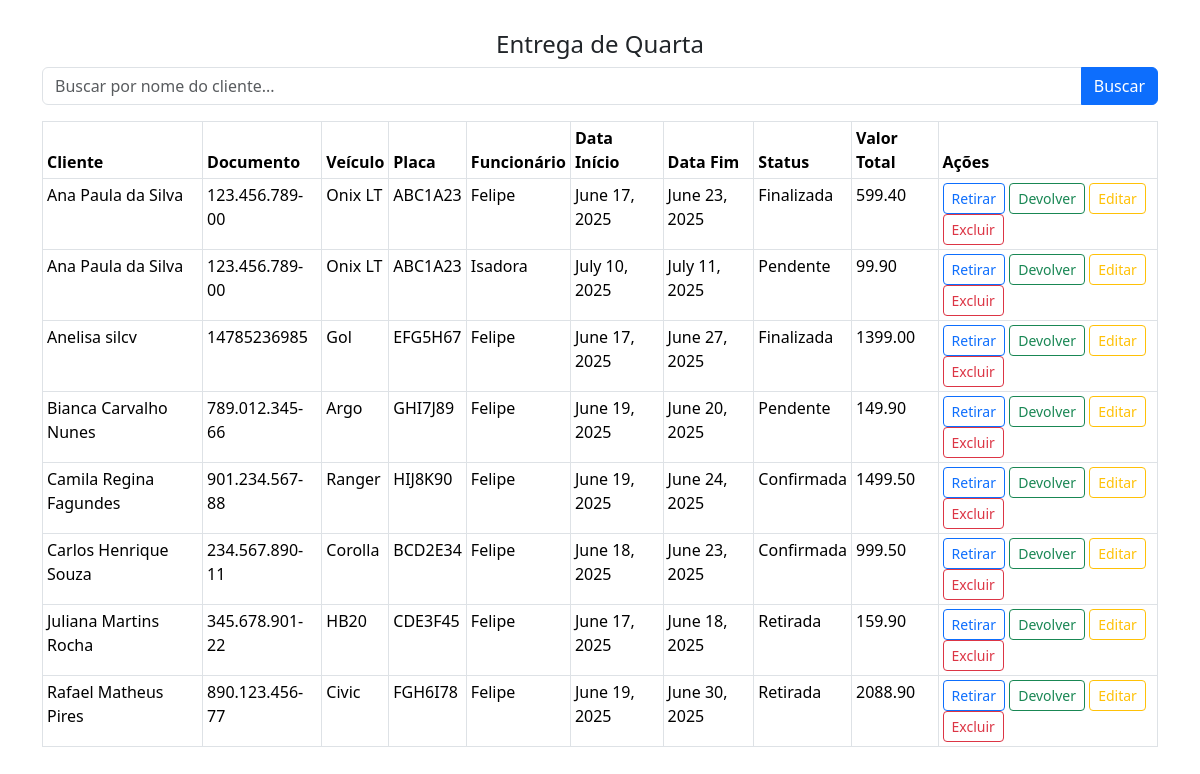
/reservas/entrega-quarta/?ordenar=cliente__nome (signed in), run on the app's committed database.
### reservas/models.py (models this page shows, shortened)
class Reserva(models.Model):
    STATUS_CHOICES = [
        ('confirmada', 'Confirmada'),
        ('pendente', 'Pendente'),
        ('retirada', 'Retirada'),
        ('finalizada', 'Finalizada'),
    ]
    COMBUSTIVEL_CHOICES = [
        ('cheio', 'Cheio'),
        ('3/4', '3/4'),
        ('meio', 'Meio'),
        ('1/4', '1/4'),
        ('quase_vazio', 'Quase vazio'),
        ('vazio', 'Vazio'),
    ]
    cliente = models.ForeignKey(Cliente, on_delete=models.CASCADE)
    veiculo = models.ForeignKey(Veiculo, on_delete=models.CASCADE)
    funcionario = models.ForeignKey(Funcionario, on_delete=models.CASCADE)
    data_inicio = models.DateField()
    data_fim = models.DateField()
    valor_total = models.DecimalField(max_digits=10, decimal_places=2, blank=True, null=True)
    status = models.CharField(max_length=20, choices=STATUS_CHOICES, default='pendente')
    quilometragem_inicial = models.IntegerField(null=True, blank=True)
    nivel_combustivel_inicial = models.CharField(
        max_length=20,
        choices=COMBUSTIVEL_CHOICES,
        null=True,
        blank=True
    )
    observacoes_inicial = models.TextField(null=True, blank=True)
    quilometragem_final = models.IntegerField(null=True, blank=True)
    nivel_combustivel_final = models.CharField(
        max_length=20,
        choices=COMBUSTIVEL_CHOICES,
        null=True,
        blank=True
    )
    observacoes_final = models.TextField(null=True, blank=True)

### clientes/models.py (models this page shows, shortened)
class Cliente(models.Model):
    TIPO_PESSOA = [
        ('CPF', 'Pessoa Física'),
        ('CNPJ', 'Pessoa Jurídica'),
    ]
    tipo_pessoa = models.CharField(max_length=4, choices=TIPO_PESSOA)
    documento = models.CharField(max_length=20, unique=True)
    nome = models.CharField(max_length=100)
    endereco = models.CharField(max_length=200)
    telefone = models.CharField(max_length=20)

### veiculos/models.py (models this page shows, shortened)
class Veiculo(models.Model):
    CATEGORIAS = [
        ('hatch', 'Hatch'),
        ('sedan', 'Sedan'),
        ('suv', 'SUV'),
        ('pickup', 'Pickup'),
        ('luxo', 'Luxo'),
        ('utilitario', 'Utilitário'),
    ]
    STATUS = [
        ('disponivel', 'Disponível'),
        ('alugado', 'Alugado'),
        ('manutencao', 'Em Manutenção'),
    ]
    modelo = models.CharField(max_length=100)
    marca = models.CharField(max_length=100)
    ano = models.IntegerField()
    cor = models.CharField(max_length=50)
    categoria = models.CharField(max_length=50, choices=CATEGORIAS)
    placa = models.CharField(max_length=10, unique=True)
    preco_locacao = models.DecimalField(max_digits=8, decimal_places=2)
    status_disponibilidade = models.CharField(max_length=20, choices=STATUS, default='disponivel')
    imagem = models.ImageField(upload_to='veiculos/', null=True, blank=True)

### usuarios/models.py (models this page shows, shortened)
class Funcionario(models.Model):
    nome = models.CharField(max_length=100)
    cpf = models.CharField(max_length=14, unique=True)
    cargo = models.CharField(max_length=100)
    email = models.EmailField(unique=True)
    user = models.OneToOneField(User, on_delete=models.CASCADE, null=True, blank=True)

### reservas/views.py (the view)
# urls.py: path('entrega-quarta/', views.entrega_quarta, name='entrega_quarta'),
@login_required
def entrega_quarta(request):
    if request.method == 'POST':
        cliente_nome = request.POST.get('cliente_nome', '').strip()
        return redirect(f"{reverse('entrega_quarta')}?cliente_nome={cliente_nome}&ordenar=data_inicio")
    ordenar = request.GET.get('ordenar', 'data_inicio')
    cliente_nome = request.GET.get('cliente_nome', '').strip()
    queryset = Reserva.objects.select_related('cliente', 'veiculo', 'funcionario')
    if cliente_nome:
        queryset = queryset.filter(cliente__nome__icontains=cliente_nome)
    campos_validos = ['data_inicio', 'data_fim', 'valor_total', 'cliente__nome', 'cliente__documento',
                      'veiculo__modelo', 'veiculo__placa', 'funcionario__nome', 'status']
    ordenar_base = ordenar.lstrip('-')
    if ordenar_base not in campos_validos:
        ordenar = 'data_inicio'
    reservas = queryset.order_by(ordenar)
    return render(request, 'reservas/entrega_quarta.html', {
        'reservas': reservas,
        'ordenar': ordenar,
        'cliente_nome': cliente_nome,
    })

### reservas/templates/reservas/entrega_quarta.html (shortened to what this page needs)
<!DOCTYPE html>
<html lang="pt-br">
<head>
  <link href="https://cdn.jsdelivr.net/npm/bootstrap@5.3.3/dist/css/bootstrap.min.css" rel="stylesheet" />
</head>
<body>
  <div class="container">
    <h2>Entrega de Quarta</h2>
    <form method="post" action="{% url 'entrega_quarta' %}" class="mb-3">
      <div class="input-group">
        <input
          type="text"
          name="cliente_nome"
          class="form-control"
          placeholder="Buscar por nome do cliente..."
          value="{{ cliente_nome|default:'' }}"
          autocomplete="off"
        />
        <button type="submit" class="btn btn-primary">Buscar</button>
      </div>
    </form>
    <table class="table table-bordered table-sm">
      <thead>
        <tr>
            <th><a href="?ordenar={% if ordenar == 'cliente__nome' %}-{% endif %}cliente__nome{% if cliente_nome %}&cliente_nome={{ cliente_nome }}{% endif %}">Cliente</a></th>
            <th><a href="?ordenar={% if ordenar == 'cliente__documento' %}-{% endif %}cliente__documento{% if cliente_nome %}&cliente_nome={{ cliente_nome }}{% endif %}">Documento</a></th>
            <th><a href="?ordenar={% if ordenar == 'veiculo__modelo' %}-{% endif %}veiculo__modelo{% if cliente_nome %}&cliente_nome={{ cliente_nome }}{% endif %}">Veículo</a></th>
            <th><a href="?ordenar={% if ordenar == 'veiculo__placa' %}-{% endif %}veiculo__placa{% if cliente_nome %}&cliente_nome={{ cliente_nome }}{% endif %}">Placa</a></th>
            <th><a href="?ordenar={% if ordenar == 'funcionario__nome' %}-{% endif %}funcionario__nome{% if cliente_nome %}&cliente_nome={{ cliente_nome }}{% endif %}">Funcionário</a></th>
            <th><a href="?ordenar={% if ordenar == 'data_inicio' %}-{% endif %}data_inicio{% if cliente_nome %}&cliente_nome={{ cliente_nome }}{% endif %}">Data Início</a></th>
            <th><a href="?ordenar={% if ordenar == 'data_fim' %}-{% endif %}data_fim{% if cliente_nome %}&cliente_nome={{ cliente_nome }}{% endif %}">Data Fim</a></th>
            <th><a href="?ordenar={% if ordenar == 'status' %}-{% endif %}status{% if cliente_nome %}&cliente_nome={{ cliente_nome }}{% endif %}">Status</a></th>
            <th><a href="?ordenar={% if ordenar == 'valor_total' %}-{% endif %}valor_total{% if cliente_nome %}&cliente_nome={{ cliente_nome }}{% endif %}">Valor Total</a></th>
            <th>Ações</th>
        </tr>
      </thead>
      <tbody>
        {% for reserva in reservas %}
        <tr>
          <td>{{ reserva.cliente.nome }}</td>
          <td>{{ reserva.cliente.documento }}</td>
          <td>{{ reserva.veiculo.modelo }}</td>
          <td>{{ reserva.veiculo.placa }}</td>
          <td>{{ reserva.funcionario.nome }}</td>
          <td>{{ reserva.data_inicio }}</td>
          <td>{{ reserva.data_fim }}</td>
          <td>{{ reserva.status|title }}</td>
          <td>{{ reserva.valor_total }}</td>
          <td>
            <a href="{% url 'registrar_retirada' reserva.id %}" class="btn btn-sm btn-outline-primary">Retirar</a>
            <a href="{% url 'registrar_devolucao_veiculo' reserva.id %}" class="btn btn-sm btn-outline-success">Devolver</a>
            <a href="{% url 'editar_reserva' reserva.id %}" class="btn btn-sm btn-outline-warning">Editar</a>
            <a href="{% url 'excluir_reserva' reserva.id %}" class="btn btn-sm btn-outline-danger">Excluir</a>
          </td>
        </tr>
        {% empty %}
        <tr>
          <td colspan="10" class="text-center">Nenhuma reserva encontrada.</td>
        </tr>
        {% endfor %}
      </tbody>
    </table>
  </div>
</body>
</html>

### reservas/templates/reservas/entrega_quarta.html (style rules this page uses)
body { background-color: #fff; }
h2 { text-align: center; margin-top: 20px; font-size: 24px; }
.container { margin-top: 30px; }
th a { color: inherit; text-decoration: none; }

### data on the page
Reserva: cliente.nome "Ana Paula da Silva", cliente.documento "123.456.789-00", veiculo.modelo "Onix LT", veiculo.placa "ABC1A23", funcionario.nome "Felipe", data_inicio "June 17, 2025", data_fim "June 23, 2025", status "Finalizada", valor_total "599.40"
Reserva: cliente.nome "Ana Paula da Silva", cliente.documento "123.456.789-00", veiculo.modelo "Onix LT", veiculo.placa "ABC1A23", funcionario.nome "Isadora", data_inicio "July 10, 2025", data_fim "July 11, 2025", status "Pendente", valor_total "99.90"
Reserva: cliente.nome "Anelisa silcv", cliente.documento "14785236985", veiculo.modelo "Gol", veiculo.placa "EFG5H67", funcionario.nome "Felipe", data_inicio "June 17, 2025", data_fim "June 27, 2025", status "Finalizada", valor_total "1399.00"
Reserva: cliente.nome "Bianca Carvalho Nunes", cliente.documento "789.012.345-66", veiculo.modelo "Argo", veiculo.placa "GHI7J89", funcionario.nome "Felipe", data_inicio "June 19, 2025", data_fim "June 20, 2025", status "Pendente", valor_total "149.90"
Reserva: cliente.nome "Camila Regina Fagundes", cliente.documento "901.234.567-88", veiculo.modelo "Ranger", veiculo.placa "HIJ8K90", funcionario.nome "Felipe", data_inicio "June 19, 2025", data_fim "June 24, 2025", status "Confirmada", valor_total "1499.50"
Reserva: cliente.nome "Carlos Henrique Souza", cliente.documento "234.567.890-11", veiculo.modelo "Corolla", veiculo.placa "BCD2E34", funcionario.nome "Felipe", data_inicio "June 18, 2025", data_fim "June 23, 2025", status "Confirmada", valor_total "999.50"
Reserva: cliente.nome "Juliana Martins Rocha", cliente.documento "345.678.901-22", veiculo.modelo "HB20", veiculo.placa "CDE3F45", funcionario.nome "Felipe", data_inicio "June 17, 2025", data_fim "June 18, 2025", status "Retirada", valor_total "159.90"
Reserva: cliente.nome "Rafael Matheus Pires", cliente.documento "890.123.456-77", veiculo.modelo "Civic", veiculo.placa "FGH6I78", funcionario.nome "Felipe", data_inicio "June 19, 2025", data_fim "June 30, 2025", status "Retirada", valor_total "2088.90"
